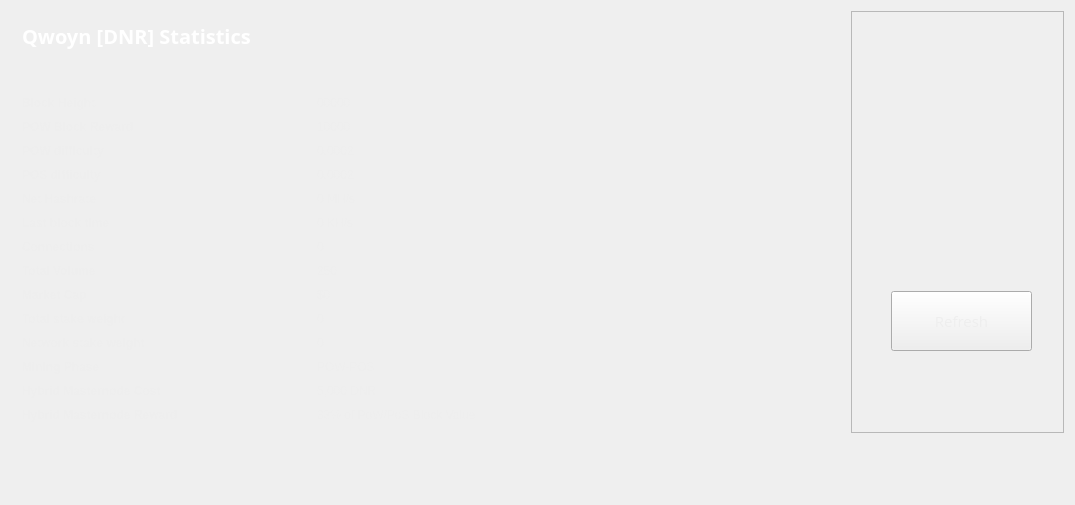
<?xml version="1.0" encoding="UTF-8"?>
<ui version="4.0">
 <class>StatisticsPage</class>
 <widget class="QWidget" name="StatisticsPage">
  <property name="windowModality">
   <enum>Qt::NonModal</enum>
  </property>
  <property name="geometry">
   <rect>
    <x>0</x>
    <y>0</y>
    <width>1075</width>
    <height>505</height>
   </rect>
  </property>
  <property name="windowTitle">
   <string>Digging</string>
  </property>
  <property name="styleSheet">
   <string notr="true">color:#eeeeee;
font-family:'Open Sans,sans-serif';</string>
  </property>
  <layout class="QGridLayout" name="gridLayout">
   <property name="sizeConstraint">
    <enum>QLayout::SetMaximumSize</enum>
   </property>
   <item row="0" column="1">
    <widget class="QFrame" name="frame">
     <property name="minimumSize">
      <size>
       <width>213</width>
       <height>0</height>
      </size>
     </property>
     <property name="font">
      <font>
       <family>Open Sans,sans-serif</family>
      </font>
     </property>
     <property name="frameShape">
      <enum>QFrame::StyledPanel</enum>
     </property>
     <property name="frameShadow">
      <enum>QFrame::Raised</enum>
     </property>
     <widget class="QPushButton" name="startButton">
      <property name="geometry">
       <rect>
        <x>40</x>
        <y>280</y>
        <width>141</width>
        <height>60</height>
       </rect>
      </property>
      <property name="sizePolicy">
       <sizepolicy hsizetype="Fixed" vsizetype="Fixed">
        <horstretch>0</horstretch>
        <verstretch>0</verstretch>
       </sizepolicy>
      </property>
      <property name="minimumSize">
       <size>
        <width>120</width>
        <height>60</height>
       </size>
      </property>
      <property name="font">
       <font>
        <family>Open Sans,sans-serif</family>
        <pointsize>11</pointsize>
       </font>
      </property>
      <property name="autoFillBackground">
       <bool>false</bool>
      </property>
      <property name="styleSheet">
       <string notr="true"/>
      </property>
      <property name="text">
       <string>Refresh</string>
      </property>
      <property name="icon">
       <iconset resource="../bitcoin.qrc">
        <normaloff>:/icons/refresh</normaloff>:/icons/refresh</iconset>
      </property>
     </widget>
     <widget class="QLabel" name="label">
      <property name="geometry">
       <rect>
        <x>10</x>
        <y>10</y>
        <width>191</width>
        <height>191</height>
       </rect>
      </property>
      <property name="text">
       <string/>
      </property>
      <property name="pixmap">
       <pixmap resource="../bitcoin.qrc">:/icons/qwoyn</pixmap>
      </property>
      <property name="scaledContents">
       <bool>true</bool>
      </property>
     </widget>
    </widget>
   </item>
   <item row="0" column="0">
    <widget class="QFrame" name="gridFrame_2">
     <layout class="QGridLayout" name="gridLayout_4">
      <item row="3" column="0">
       <layout class="QFormLayout" name="formLayout_2">
        <property name="fieldGrowthPolicy">
         <enum>QFormLayout::FieldsStayAtSizeHint</enum>
        </property>
        <property name="horizontalSpacing">
         <number>139</number>
        </property>
        <property name="verticalSpacing">
         <number>10</number>
        </property>
        <property name="rightMargin">
         <number>0</number>
        </property>
        <item row="1" column="0">
         <widget class="QLabel" name="label_14">
          <property name="text">
           <string>&lt;html&gt;&lt;head/&gt;&lt;body&gt;&lt;p&gt;&lt;span style=&quot; font-weight:600;&quot;&gt;Block Height&lt;/span&gt;&lt;/p&gt;&lt;/body&gt;&lt;/html&gt;</string>
          </property>
         </widget>
        </item>
        <item row="1" column="1">
         <widget class="QLabel" name="heightBox">
          <property name="text">
           <string>00000</string>
          </property>
         </widget>
        </item>
        <item row="2" column="0">
         <widget class="QLabel" name="label_12">
          <property name="text">
           <string>&lt;html&gt;&lt;head/&gt;&lt;body&gt;&lt;p&gt;&lt;span style=&quot; font-weight:600;&quot;&gt;POW Block Reward&lt;/span&gt;&lt;/p&gt;&lt;/body&gt;&lt;/html&gt;</string>
          </property>
         </widget>
        </item>
        <item row="2" column="1">
         <widget class="QLabel" name="rewardBox">
          <property name="text">
           <string>10000</string>
          </property>
         </widget>
        </item>
        <item row="3" column="0">
         <widget class="QLabel" name="label_13">
          <property name="text">
           <string>&lt;html&gt;&lt;head/&gt;&lt;body&gt;&lt;p&gt;&lt;span style=&quot; font-weight:600;&quot;&gt;POW difficulty&lt;/span&gt;&lt;/p&gt;&lt;/body&gt;&lt;/html&gt;</string>
          </property>
         </widget>
        </item>
        <item row="3" column="1">
         <widget class="QLabel" name="diffBox">
          <property name="text">
           <string>0.0002</string>
          </property>
         </widget>
        </item>
        <item row="4" column="0">
         <widget class="QLabel" name="label_9">
          <property name="text">
           <string>&lt;html&gt;&lt;head/&gt;&lt;body&gt;&lt;p&gt;&lt;span style=&quot; font-weight:600;&quot;&gt;POS difficulty&lt;/span&gt;&lt;/p&gt;&lt;/body&gt;&lt;/html&gt;</string>
          </property>
         </widget>
        </item>
        <item row="4" column="1">
         <widget class="QLabel" name="diffBox2">
          <property name="text">
           <string>0.0002</string>
          </property>
         </widget>
        </item>
        <item row="5" column="0">
         <widget class="QLabel" name="label_16">
          <property name="text">
           <string>&lt;html&gt;&lt;head/&gt;&lt;body&gt;&lt;p&gt;&lt;span style=&quot; font-weight:600;&quot;&gt;Net Hashrate&lt;/span&gt;&lt;/p&gt;&lt;/body&gt;&lt;/html&gt;</string>
          </property>
         </widget>
        </item>
        <item row="5" column="1">
         <widget class="QLabel" name="pawrateBox">
          <property name="text">
           <string>0 MH/s</string>
          </property>
         </widget>
        </item>
        <item row="6" column="0">
         <widget class="QLabel" name="label3_2">
          <property name="sizePolicy">
           <sizepolicy hsizetype="Preferred" vsizetype="Maximum">
            <horstretch>0</horstretch>
            <verstretch>0</verstretch>
           </sizepolicy>
          </property>
          <property name="text">
           <string>&lt;html&gt;&lt;head/&gt;&lt;body&gt;&lt;p&gt;&lt;span style=&quot; font-weight:600;&quot;&gt;Last block time&lt;/span&gt;&lt;/p&gt;&lt;/body&gt;&lt;/html&gt;</string>
          </property>
         </widget>
        </item>
        <item row="6" column="1">
         <widget class="QLabel" name="localBox">
          <property name="text">
           <string>0 KH/s</string>
          </property>
         </widget>
        </item>
        <item row="7" column="0">
         <widget class="QLabel" name="label1_2">
          <property name="text">
           <string>&lt;html&gt;&lt;head/&gt;&lt;body&gt;&lt;p&gt;&lt;span style=&quot; font-weight:600;&quot;&gt;Connections&lt;/span&gt;&lt;/p&gt;&lt;/body&gt;&lt;/html&gt;</string>
          </property>
         </widget>
        </item>
        <item row="7" column="1">
         <widget class="QLabel" name="connectionBox">
          <property name="text">
           <string>0</string>
          </property>
         </widget>
        </item>
        <item row="8" column="0">
         <widget class="QLabel" name="label_8">
          <property name="text">
           <string>&lt;html&gt;&lt;head/&gt;&lt;body&gt;&lt;p&gt;&lt;span style=&quot; font-weight:600;&quot;&gt;Total Volume&lt;/span&gt;&lt;/p&gt;&lt;/body&gt;&lt;/html&gt;</string>
          </property>
         </widget>
        </item>
        <item row="8" column="1">
         <widget class="QLabel" name="volumeBox">
          <property name="text">
           <string>250</string>
          </property>
         </widget>
        </item>
        <item row="9" column="0">
         <widget class="QLabel" name="label_17">
          <property name="text">
           <string>&lt;html&gt;&lt;head/&gt;&lt;body&gt;&lt;p&gt;&lt;span style=&quot; font-weight:600;&quot;&gt;Market Cap&lt;/span&gt;&lt;/p&gt;&lt;/body&gt;&lt;/html&gt;</string>
          </property>
         </widget>
        </item>
        <item row="9" column="1">
         <widget class="QLabel" name="marketcap">
          <property name="text">
           <string>$0</string>
          </property>
         </widget>
        </item>
        <item row="10" column="0">
         <widget class="QLabel" name="label_10">
          <property name="text">
           <string>&lt;html&gt;&lt;head/&gt;&lt;body&gt;&lt;p&gt;&lt;span style=&quot; font-weight:600;&quot;&gt;Total stake weight&lt;/span&gt;&lt;/p&gt;&lt;/body&gt;&lt;/html&gt;</string>
          </property>
         </widget>
        </item>
        <item row="10" column="1">
         <widget class="QLabel" name="minBox">
          <property name="text">
           <string>0</string>
          </property>
         </widget>
        </item>
        <item row="11" column="0">
         <widget class="QLabel" name="label_11">
          <property name="text">
           <string>&lt;html&gt;&lt;head/&gt;&lt;body&gt;&lt;p&gt;&lt;span style=&quot; font-weight:600;&quot;&gt;Network stake weight&lt;/span&gt;&lt;/p&gt;&lt;/body&gt;&lt;/html&gt;</string>
          </property>
         </widget>
        </item>
        <item row="11" column="1">
         <widget class="QLabel" name="maxBox">
          <property name="text">
           <string>0</string>
          </property>
         </widget>
        </item>
        <item row="12" column="0">
         <widget class="QLabel" name="label_15">
          <property name="text">
           <string>&lt;html&gt;&lt;head/&gt;&lt;body&gt;&lt;p&gt;&lt;span style=&quot; font-weight:600;&quot;&gt;Mining Phase&lt;/span&gt;&lt;/p&gt;&lt;/body&gt;&lt;/html&gt;</string>
          </property>
         </widget>
        </item>
        <item row="12" column="1">
         <widget class="QLabel" name="cBox">
          <property name="text">
           <string>POW-POS</string>
          </property>
         </widget>
        </item>
        <item row="13" column="0">
         <widget class="QLabel" name="label_99">
          <property name="text">
           <string>&lt;html&gt;&lt;head/&gt;&lt;body&gt;&lt;p&gt;&lt;span style=&quot; font-weight:600;&quot;&gt;Hybrid Masternode Cost&lt;/span&gt;&lt;/p&gt;&lt;/body&gt;&lt;/html&gt;</string>
          </property>
         </widget>
        </item>
        <item row="13" column="1">
         <widget class="QLabel" name="mncost">
          <property name="text">
           <string>5,000 DNR</string>
          </property>
         </widget>
        </item>
        <item row="14" column="0">
         <widget class="QLabel" name="label_100">
          <property name="text">
           <string>&lt;html&gt;&lt;head/&gt;&lt;body&gt;&lt;p&gt;&lt;span style=&quot; font-weight:600;&quot;&gt;Hybrid Masternode Reward&lt;/span&gt;&lt;/p&gt;&lt;/body&gt;&lt;/html&gt;</string>
          </property>
         </widget>
        </item>
        <item row="14" column="1">
         <widget class="QLabel" name="mnreward">
          <property name="text">
           <string>33% of PoW/PoS Block Value</string>
          </property>
         </widget>
        </item>
       </layout>
      </item>
      <item row="1" column="0">
       <layout class="QHBoxLayout" name="horizontalLayout_4">
        <property name="spacing">
         <number>7</number>
        </property>
        <item>
         <widget class="QLabel" name="label_5">
          <property name="font">
           <font>
            <family>Open Sans,sans-serif</family>
           </font>
          </property>
          <property name="text">
           <string>&lt;html&gt;&lt;head/&gt;&lt;body&gt;&lt;p&gt;&lt;span style=&quot; font-size:20px; font-weight:600; color:#FFFFFF;&quot;&gt;Qwoyn [DNR] Statistics&lt;/span&gt;&lt;/p&gt;&lt;/body&gt;&lt;/html&gt;</string>
          </property>
         </widget>
        </item>
        <item>
         <spacer name="horizontalSpacer_2">
          <property name="orientation">
           <enum>Qt::Horizontal</enum>
          </property>
          <property name="sizeHint" stdset="0">
           <size>
            <width>40</width>
            <height>20</height>
           </size>
          </property>
         </spacer>
        </item>
       </layout>
      </item>
      <item row="2" column="0">
       <spacer name="verticalSpacer_2">
        <property name="orientation">
         <enum>Qt::Vertical</enum>
        </property>
        <property name="sizeHint" stdset="0">
         <size>
          <width>20</width>
          <height>40</height>
         </size>
        </property>
       </spacer>
      </item>
     </layout>
    </widget>
   </item>
   <item row="1" column="0">
    <spacer name="verticalSpacer">
     <property name="orientation">
      <enum>Qt::Vertical</enum>
     </property>
     <property name="sizeHint" stdset="0">
      <size>
       <width>20</width>
       <height>40</height>
      </size>
     </property>
    </spacer>
   </item>
  </layout>
 </widget>
 <layoutdefault spacing="6" margin="11"/>
 <resources>
  <include location="../bitcoin.qrc"/>
 </resources>
 <connections/>
</ui>
